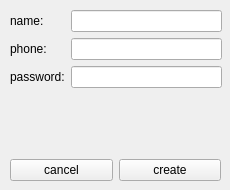
<?xml version="1.0" encoding="UTF-8"?>
<ui version="4.0">
 <class>account_creation_window</class>
 <widget class="QMainWindow" name="account_creation_window">
  <property name="geometry">
   <rect>
    <x>0</x>
    <y>0</y>
    <width>230</width>
    <height>190</height>
   </rect>
  </property>
  <property name="sizePolicy">
   <sizepolicy hsizetype="Fixed" vsizetype="Fixed">
    <horstretch>0</horstretch>
    <verstretch>0</verstretch>
   </sizepolicy>
  </property>
  <property name="minimumSize">
   <size>
    <width>230</width>
    <height>190</height>
   </size>
  </property>
  <property name="maximumSize">
   <size>
    <width>230</width>
    <height>190</height>
   </size>
  </property>
  <property name="windowTitle">
   <string>account creation</string>
  </property>
  <widget class="QWidget" name="centralwidget">
   <widget class="QWidget" name="formLayoutWidget">
    <property name="geometry">
     <rect>
      <x>10</x>
      <y>10</y>
      <width>212</width>
      <height>101</height>
     </rect>
    </property>
    <layout class="QFormLayout" name="formLayout">
     <property name="sizeConstraint">
      <enum>QLayout::SetDefaultConstraint</enum>
     </property>
     <property name="rowWrapPolicy">
      <enum>QFormLayout::DontWrapRows</enum>
     </property>
     <property name="formAlignment">
      <set>Qt::AlignLeading|Qt::AlignLeft|Qt::AlignTop</set>
     </property>
     <item row="0" column="0">
      <widget class="QLabel" name="name_label">
       <property name="text">
        <string>name:</string>
       </property>
      </widget>
     </item>
     <item row="0" column="1">
      <widget class="QLineEdit" name="name_edit">
       <property name="enabled">
        <bool>true</bool>
       </property>
       <property name="maxLength">
        <number>50</number>
       </property>
       <property name="frame">
        <bool>true</bool>
       </property>
       <property name="alignment">
        <set>Qt::AlignLeading|Qt::AlignLeft|Qt::AlignVCenter</set>
       </property>
      </widget>
     </item>
     <item row="1" column="0">
      <widget class="QLabel" name="phone_label">
       <property name="text">
        <string>phone:</string>
       </property>
      </widget>
     </item>
     <item row="1" column="1">
      <widget class="QLineEdit" name="phone_edit">
       <property name="maxLength">
        <number>20</number>
       </property>
      </widget>
     </item>
     <item row="2" column="0">
      <widget class="QLabel" name="password_label">
       <property name="text">
        <string>password:</string>
       </property>
      </widget>
     </item>
     <item row="2" column="1">
      <widget class="QLineEdit" name="password_edit">
       <property name="maxLength">
        <number>30</number>
       </property>
       <property name="echoMode">
        <enum>QLineEdit::Password</enum>
       </property>
      </widget>
     </item>
    </layout>
   </widget>
   <widget class="QWidget" name="verticalLayoutWidget">
    <property name="geometry">
     <rect>
      <x>10</x>
      <y>120</y>
      <width>211</width>
      <height>61</height>
     </rect>
    </property>
    <layout class="QVBoxLayout" name="verticalLayout">
     <item>
      <widget class="QLabel" name="error_label">
       <property name="font">
        <font>
         <pointsize>14</pointsize>
         <weight>75</weight>
         <bold>true</bold>
        </font>
       </property>
       <property name="styleSheet">
        <string notr="true">color: rgb(255, 0, 0);</string>
       </property>
       <property name="text">
        <string/>
       </property>
      </widget>
     </item>
     <item>
      <layout class="QHBoxLayout" name="horizontalLayout">
       <item>
        <widget class="QPushButton" name="cancel_button">
         <property name="text">
          <string>cancel</string>
         </property>
        </widget>
       </item>
       <item>
        <widget class="QPushButton" name="create_button">
         <property name="text">
          <string>create</string>
         </property>
        </widget>
       </item>
      </layout>
     </item>
    </layout>
   </widget>
  </widget>
 </widget>
 <resources/>
 <connections/>
</ui>
